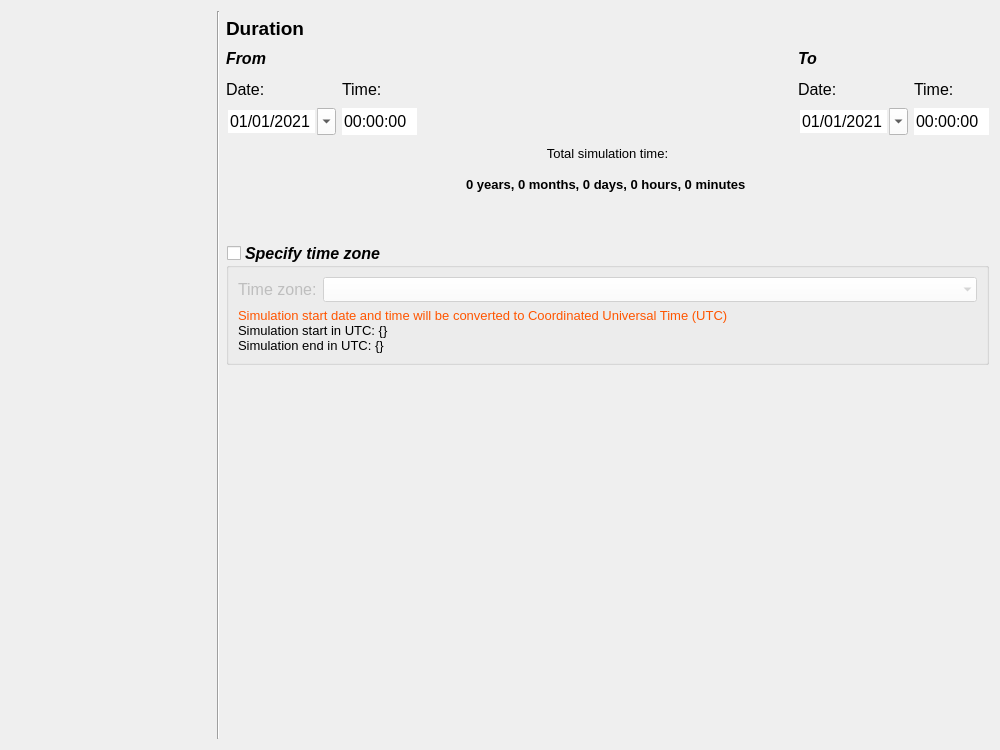
<?xml version="1.0" encoding="UTF-8"?>
<ui version="4.0">
 <class>Form</class>
 <widget class="QWidget" name="Form">
  <property name="windowModality">
   <enum>Qt::NonModal</enum>
  </property>
  <property name="geometry">
   <rect>
    <x>0</x>
    <y>0</y>
    <width>1000</width>
    <height>750</height>
   </rect>
  </property>
  <property name="sizePolicy">
   <sizepolicy hsizetype="Preferred" vsizetype="Minimum">
    <horstretch>0</horstretch>
    <verstretch>0</verstretch>
   </sizepolicy>
  </property>
  <property name="font">
   <font>
    <family>Segoe UI</family>
    <pointsize>10</pointsize>
   </font>
  </property>
  <property name="windowTitle">
   <string>Form</string>
  </property>
  <property name="autoFillBackground">
   <bool>true</bool>
  </property>
  <property name="styleSheet">
   <string notr="true">QComboBox {background-color: rgba(255, 255, 255);}</string>
  </property>
  <layout class="QGridLayout" name="gridLayout">
   <item row="0" column="1" rowspan="13">
    <widget class="Line" name="line_2">
     <property name="sizePolicy">
      <sizepolicy hsizetype="Fixed" vsizetype="Expanding">
       <horstretch>0</horstretch>
       <verstretch>0</verstretch>
      </sizepolicy>
     </property>
     <property name="orientation">
      <enum>Qt::Vertical</enum>
     </property>
    </widget>
   </item>
   <item row="5" column="4">
    <widget class="QLabel" name="label_6">
     <property name="sizePolicy">
      <sizepolicy hsizetype="Minimum" vsizetype="Preferred">
       <horstretch>0</horstretch>
       <verstretch>0</verstretch>
      </sizepolicy>
     </property>
     <property name="font">
      <font>
       <family>Segoe UI</family>
       <pointsize>10</pointsize>
      </font>
     </property>
     <property name="text">
      <string/>
     </property>
    </widget>
   </item>
   <item row="2" column="2" colspan="6">
    <layout class="QGridLayout" name="gridLayout_2">
     <property name="bottomMargin">
      <number>0</number>
     </property>
     <item row="4" column="2">
      <widget class="QLabel" name="label_total_time">
       <property name="sizePolicy">
        <sizepolicy hsizetype="Expanding" vsizetype="Preferred">
         <horstretch>0</horstretch>
         <verstretch>0</verstretch>
        </sizepolicy>
       </property>
       <property name="minimumSize">
        <size>
         <width>0</width>
         <height>25</height>
        </size>
       </property>
       <property name="maximumSize">
        <size>
         <width>16777215</width>
         <height>16777215</height>
        </size>
       </property>
       <property name="font">
        <font>
         <family>Segoe UI</family>
         <pointsize>10</pointsize>
         <weight>75</weight>
         <bold>true</bold>
        </font>
       </property>
       <property name="text">
        <string>0 years, 0 months, 0 days, 0 hours, 0 minutes </string>
       </property>
       <property name="alignment">
        <set>Qt::AlignCenter</set>
       </property>
      </widget>
     </item>
     <item row="1" column="1">
      <widget class="QLabel" name="label_7">
       <property name="sizePolicy">
        <sizepolicy hsizetype="Minimum" vsizetype="Preferred">
         <horstretch>0</horstretch>
         <verstretch>0</verstretch>
        </sizepolicy>
       </property>
       <property name="minimumSize">
        <size>
         <width>75</width>
         <height>25</height>
        </size>
       </property>
       <property name="maximumSize">
        <size>
         <width>75</width>
         <height>25</height>
        </size>
       </property>
       <property name="font">
        <font>
         <family>Segoe UI</family>
         <pointsize>12</pointsize>
        </font>
       </property>
       <property name="text">
        <string>Time:</string>
       </property>
      </widget>
     </item>
     <item row="5" column="2">
      <spacer name="verticalSpacer">
       <property name="orientation">
        <enum>Qt::Vertical</enum>
       </property>
       <property name="sizeHint" stdset="0">
        <size>
         <width>20</width>
         <height>40</height>
        </size>
       </property>
      </spacer>
     </item>
     <item row="0" column="0">
      <widget class="QLabel" name="label_3">
       <property name="minimumSize">
        <size>
         <width>110</width>
         <height>25</height>
        </size>
       </property>
       <property name="maximumSize">
        <size>
         <width>16777215</width>
         <height>16777215</height>
        </size>
       </property>
       <property name="font">
        <font>
         <family>Segoe UI</family>
         <pointsize>12</pointsize>
         <weight>75</weight>
         <italic>true</italic>
         <bold>true</bold>
        </font>
       </property>
       <property name="text">
        <string>From</string>
       </property>
      </widget>
     </item>
     <item row="1" column="4">
      <widget class="QLabel" name="label_9">
       <property name="sizePolicy">
        <sizepolicy hsizetype="Minimum" vsizetype="Preferred">
         <horstretch>0</horstretch>
         <verstretch>0</verstretch>
        </sizepolicy>
       </property>
       <property name="minimumSize">
        <size>
         <width>75</width>
         <height>25</height>
        </size>
       </property>
       <property name="maximumSize">
        <size>
         <width>16777215</width>
         <height>16777215</height>
        </size>
       </property>
       <property name="font">
        <font>
         <family>Segoe UI</family>
         <pointsize>12</pointsize>
        </font>
       </property>
       <property name="text">
        <string>Time:</string>
       </property>
      </widget>
     </item>
     <item row="2" column="3">
      <widget class="QDateEdit" name="date_to">
       <property name="sizePolicy">
        <sizepolicy hsizetype="Minimum" vsizetype="Preferred">
         <horstretch>0</horstretch>
         <verstretch>0</verstretch>
        </sizepolicy>
       </property>
       <property name="minimumSize">
        <size>
         <width>110</width>
         <height>25</height>
        </size>
       </property>
       <property name="maximumSize">
        <size>
         <width>16777215</width>
         <height>16777215</height>
        </size>
       </property>
       <property name="font">
        <font>
         <family>Segoe UI</family>
         <pointsize>12</pointsize>
        </font>
       </property>
       <property name="styleSheet">
        <string notr="true">QDateEdit {background-color: white;}</string>
       </property>
       <property name="frame">
        <bool>false</bool>
       </property>
       <property name="buttonSymbols">
        <enum>QAbstractSpinBox::NoButtons</enum>
       </property>
       <property name="dateTime">
        <datetime>
         <hour>0</hour>
         <minute>0</minute>
         <second>0</second>
         <year>2021</year>
         <month>1</month>
         <day>1</day>
        </datetime>
       </property>
       <property name="displayFormat">
        <string>dd/MM/yyyy</string>
       </property>
       <property name="calendarPopup">
        <bool>true</bool>
       </property>
       <property name="date">
        <date>
         <year>2021</year>
         <month>1</month>
         <day>1</day>
        </date>
       </property>
      </widget>
     </item>
     <item row="1" column="3">
      <widget class="QLabel" name="label">
       <property name="sizePolicy">
        <sizepolicy hsizetype="Minimum" vsizetype="Preferred">
         <horstretch>0</horstretch>
         <verstretch>0</verstretch>
        </sizepolicy>
       </property>
       <property name="minimumSize">
        <size>
         <width>110</width>
         <height>25</height>
        </size>
       </property>
       <property name="maximumSize">
        <size>
         <width>16777215</width>
         <height>16777215</height>
        </size>
       </property>
       <property name="font">
        <font>
         <family>Segoe UI</family>
         <pointsize>12</pointsize>
        </font>
       </property>
       <property name="text">
        <string>Date:</string>
       </property>
      </widget>
     </item>
     <item row="2" column="1">
      <widget class="QTimeEdit" name="time_from">
       <property name="sizePolicy">
        <sizepolicy hsizetype="Minimum" vsizetype="Preferred">
         <horstretch>0</horstretch>
         <verstretch>0</verstretch>
        </sizepolicy>
       </property>
       <property name="minimumSize">
        <size>
         <width>75</width>
         <height>25</height>
        </size>
       </property>
       <property name="maximumSize">
        <size>
         <width>16777215</width>
         <height>16777215</height>
        </size>
       </property>
       <property name="font">
        <font>
         <family>Segoe UI</family>
         <pointsize>12</pointsize>
        </font>
       </property>
       <property name="autoFillBackground">
        <bool>true</bool>
       </property>
       <property name="styleSheet">
        <string notr="true">QTimeEdit {background-color: white;}</string>
       </property>
       <property name="locale">
        <locale language="English" country="Netherlands"/>
       </property>
       <property name="frame">
        <bool>false</bool>
       </property>
       <property name="buttonSymbols">
        <enum>QAbstractSpinBox::NoButtons</enum>
       </property>
      </widget>
     </item>
     <item row="3" column="2">
      <widget class="QLabel" name="label_13">
       <property name="sizePolicy">
        <sizepolicy hsizetype="Expanding" vsizetype="Preferred">
         <horstretch>0</horstretch>
         <verstretch>0</verstretch>
        </sizepolicy>
       </property>
       <property name="minimumSize">
        <size>
         <width>0</width>
         <height>25</height>
        </size>
       </property>
       <property name="maximumSize">
        <size>
         <width>16777215</width>
         <height>16777215</height>
        </size>
       </property>
       <property name="font">
        <font>
         <family>Segoe UI</family>
         <pointsize>10</pointsize>
        </font>
       </property>
       <property name="text">
        <string>Total simulation time:</string>
       </property>
       <property name="alignment">
        <set>Qt::AlignCenter</set>
       </property>
      </widget>
     </item>
     <item row="1" column="0">
      <widget class="QLabel" name="label_4">
       <property name="sizePolicy">
        <sizepolicy hsizetype="Minimum" vsizetype="Preferred">
         <horstretch>0</horstretch>
         <verstretch>0</verstretch>
        </sizepolicy>
       </property>
       <property name="minimumSize">
        <size>
         <width>110</width>
         <height>25</height>
        </size>
       </property>
       <property name="maximumSize">
        <size>
         <width>16777215</width>
         <height>16777215</height>
        </size>
       </property>
       <property name="font">
        <font>
         <family>Segoe UI</family>
         <pointsize>12</pointsize>
        </font>
       </property>
       <property name="text">
        <string>Date:</string>
       </property>
      </widget>
     </item>
     <item row="0" column="3">
      <widget class="QLabel" name="label_10">
       <property name="minimumSize">
        <size>
         <width>110</width>
         <height>25</height>
        </size>
       </property>
       <property name="maximumSize">
        <size>
         <width>16777215</width>
         <height>16777215</height>
        </size>
       </property>
       <property name="font">
        <font>
         <family>Segoe UI</family>
         <pointsize>12</pointsize>
         <weight>75</weight>
         <italic>true</italic>
         <bold>true</bold>
        </font>
       </property>
       <property name="text">
        <string>To</string>
       </property>
      </widget>
     </item>
     <item row="2" column="4">
      <widget class="QTimeEdit" name="time_to">
       <property name="sizePolicy">
        <sizepolicy hsizetype="Minimum" vsizetype="Preferred">
         <horstretch>0</horstretch>
         <verstretch>0</verstretch>
        </sizepolicy>
       </property>
       <property name="minimumSize">
        <size>
         <width>75</width>
         <height>25</height>
        </size>
       </property>
       <property name="maximumSize">
        <size>
         <width>16777215</width>
         <height>16777215</height>
        </size>
       </property>
       <property name="font">
        <font>
         <family>Segoe UI</family>
         <pointsize>12</pointsize>
        </font>
       </property>
       <property name="autoFillBackground">
        <bool>true</bool>
       </property>
       <property name="styleSheet">
        <string notr="true">QTimeEdit {background-color: white;}</string>
       </property>
       <property name="locale">
        <locale language="English" country="Netherlands"/>
       </property>
       <property name="frame">
        <bool>false</bool>
       </property>
       <property name="buttonSymbols">
        <enum>QAbstractSpinBox::NoButtons</enum>
       </property>
      </widget>
     </item>
     <item row="2" column="0">
      <widget class="QDateEdit" name="date_from">
       <property name="sizePolicy">
        <sizepolicy hsizetype="Minimum" vsizetype="Preferred">
         <horstretch>0</horstretch>
         <verstretch>0</verstretch>
        </sizepolicy>
       </property>
       <property name="minimumSize">
        <size>
         <width>110</width>
         <height>25</height>
        </size>
       </property>
       <property name="maximumSize">
        <size>
         <width>16777215</width>
         <height>16777215</height>
        </size>
       </property>
       <property name="font">
        <font>
         <family>Segoe UI</family>
         <pointsize>12</pointsize>
        </font>
       </property>
       <property name="styleSheet">
        <string notr="true">QDateEdit {background-color: white;}</string>
       </property>
       <property name="frame">
        <bool>false</bool>
       </property>
       <property name="buttonSymbols">
        <enum>QAbstractSpinBox::NoButtons</enum>
       </property>
       <property name="dateTime">
        <datetime>
         <hour>0</hour>
         <minute>0</minute>
         <second>0</second>
         <year>2021</year>
         <month>1</month>
         <day>1</day>
        </datetime>
       </property>
       <property name="displayFormat">
        <string>dd/MM/yyyy</string>
       </property>
       <property name="calendarPopup">
        <bool>true</bool>
       </property>
       <property name="date">
        <date>
         <year>2021</year>
         <month>1</month>
         <day>1</day>
        </date>
       </property>
      </widget>
     </item>
     <item row="6" column="0" colspan="5">
      <widget class="QGroupBox" name="grp_timezone">
       <property name="font">
        <font>
         <family>Segoe UI</family>
         <pointsize>12</pointsize>
         <weight>75</weight>
         <italic>true</italic>
         <bold>true</bold>
        </font>
       </property>
       <property name="title">
        <string>Specify time zone</string>
       </property>
       <property name="checkable">
        <bool>true</bool>
       </property>
       <property name="checked">
        <bool>false</bool>
       </property>
       <layout class="QGridLayout" name="gridLayout_3">
        <item row="0" column="0">
         <layout class="QFormLayout" name="formLayout">
          <property name="bottomMargin">
           <number>0</number>
          </property>
          <item row="0" column="0">
           <widget class="QLabel" name="label_2">
            <property name="sizePolicy">
             <sizepolicy hsizetype="Preferred" vsizetype="Preferred">
              <horstretch>0</horstretch>
              <verstretch>0</verstretch>
             </sizepolicy>
            </property>
            <property name="font">
             <font>
              <family>Segoe UI</family>
              <pointsize>12</pointsize>
              <italic>false</italic>
             </font>
            </property>
            <property name="text">
             <string>Time zone:</string>
            </property>
           </widget>
          </item>
          <item row="0" column="1">
           <widget class="QComboBox" name="cbo_timezone">
            <property name="sizePolicy">
             <sizepolicy hsizetype="Preferred" vsizetype="Preferred">
              <horstretch>0</horstretch>
              <verstretch>0</verstretch>
             </sizepolicy>
            </property>
            <property name="minimumSize">
             <size>
              <width>0</width>
              <height>25</height>
             </size>
            </property>
            <property name="font">
             <font>
              <family>Segoe UI</family>
              <pointsize>12</pointsize>
             </font>
            </property>
            <property name="styleSheet">
             <string notr="true">QComboBox {background-color:white; selection-background-color: lightgray;}</string>
            </property>
            <property name="frame">
             <bool>false</bool>
            </property>
           </widget>
          </item>
         </layout>
        </item>
        <item row="1" column="0">
         <widget class="QLabel" name="label_utc_info">
          <property name="enabled">
           <bool>false</bool>
          </property>
          <property name="font">
           <font>
            <family>Segoe UI</family>
            <pointsize>10</pointsize>
           </font>
          </property>
          <property name="text">
           <string>&lt;html&gt;&lt;head/&gt;&lt;body&gt;&lt;p&gt;&lt;span style=&quot; color:#ff5500;&quot;&gt;Simulation start date and time will be converted to Coordinated Universal Time (UTC)&lt;br/&gt;&lt;/span&gt;&lt;span style=&quot; color:#000000;&quot;&gt;Simulation start in UTC: {}&lt;br/&gt;Simulation end in UTC: {}&lt;/span&gt;&lt;/p&gt;&lt;/body&gt;&lt;/html&gt;</string>
          </property>
          <property name="alignment">
           <set>Qt::AlignLeading|Qt::AlignLeft|Qt::AlignVCenter</set>
          </property>
         </widget>
        </item>
       </layout>
      </widget>
     </item>
    </layout>
   </item>
   <item row="0" column="0" rowspan="13">
    <widget class="QWidget" name="wizard_steps_widget" native="true">
     <property name="sizePolicy">
      <sizepolicy hsizetype="Preferred" vsizetype="Expanding">
       <horstretch>0</horstretch>
       <verstretch>0</verstretch>
      </sizepolicy>
     </property>
     <property name="minimumSize">
      <size>
       <width>200</width>
       <height>0</height>
      </size>
     </property>
     <property name="maximumSize">
      <size>
       <width>200</width>
       <height>16777215</height>
      </size>
     </property>
     <layout class="QVBoxLayout" name="verticalLayout"/>
    </widget>
   </item>
   <item row="7" column="4">
    <spacer name="verticalSpacer_2">
     <property name="orientation">
      <enum>Qt::Vertical</enum>
     </property>
     <property name="sizeType">
      <enum>QSizePolicy::Expanding</enum>
     </property>
     <property name="sizeHint" stdset="0">
      <size>
       <width>20</width>
       <height>50</height>
      </size>
     </property>
    </spacer>
   </item>
   <item row="12" column="2" colspan="6">
    <spacer name="horizontalSpacer">
     <property name="orientation">
      <enum>Qt::Horizontal</enum>
     </property>
     <property name="sizeHint" stdset="0">
      <size>
       <width>40</width>
       <height>20</height>
      </size>
     </property>
    </spacer>
   </item>
   <item row="1" column="2">
    <widget class="QLabel" name="label_8">
     <property name="font">
      <font>
       <family>Segoe UI</family>
       <pointsize>14</pointsize>
       <weight>75</weight>
       <bold>true</bold>
       <underline>false</underline>
      </font>
     </property>
     <property name="text">
      <string>Duration</string>
     </property>
    </widget>
   </item>
   <item row="5" column="3">
    <widget class="QLabel" name="label_5">
     <property name="sizePolicy">
      <sizepolicy hsizetype="Minimum" vsizetype="Preferred">
       <horstretch>0</horstretch>
       <verstretch>0</verstretch>
      </sizepolicy>
     </property>
     <property name="font">
      <font>
       <family>Segoe UI</family>
       <pointsize>10</pointsize>
      </font>
     </property>
     <property name="text">
      <string/>
     </property>
    </widget>
   </item>
  </layout>
 </widget>
 <tabstops>
  <tabstop>date_from</tabstop>
  <tabstop>time_from</tabstop>
  <tabstop>date_to</tabstop>
  <tabstop>time_to</tabstop>
 </tabstops>
 <resources/>
 <connections/>
</ui>
